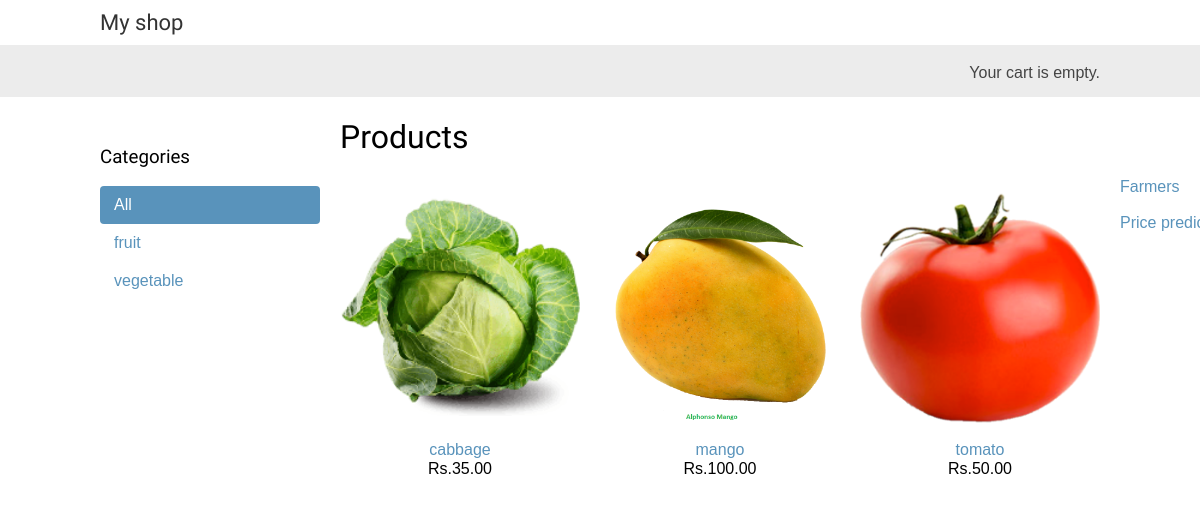
Before: / with the older database file.
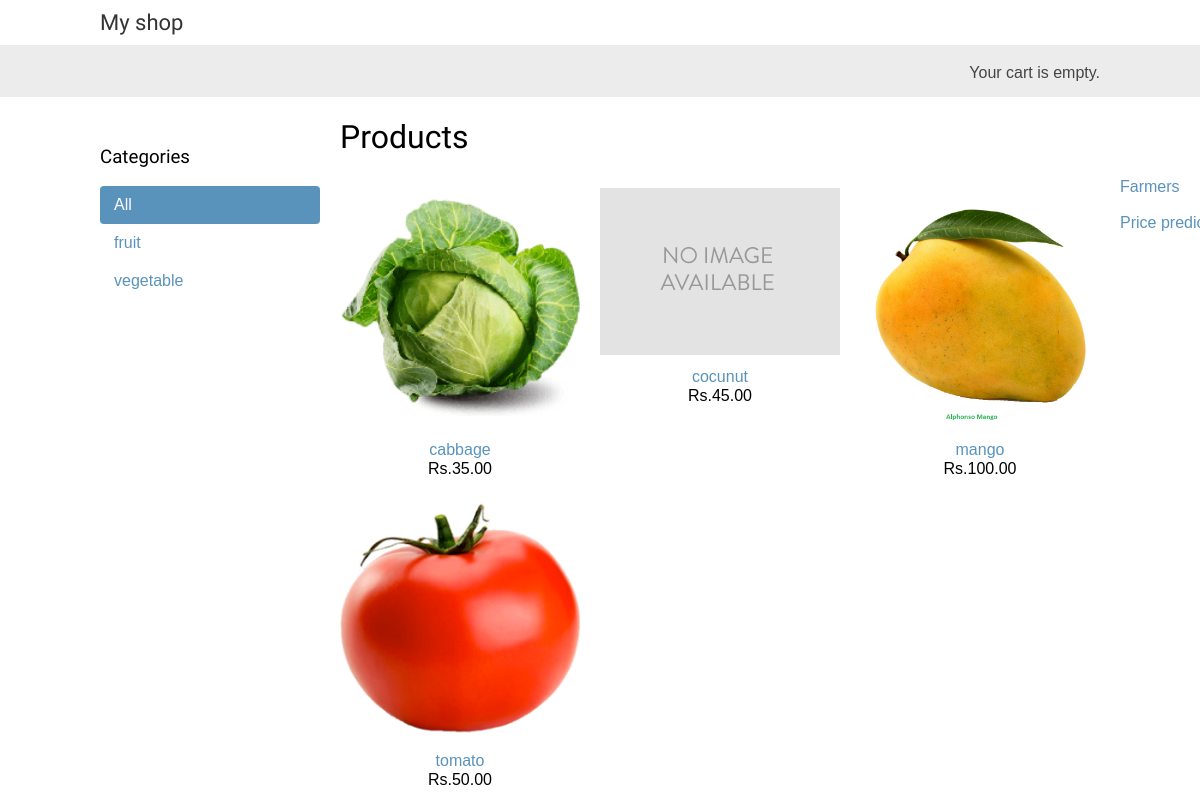
After: the same page with the newer database file.
### shop/models.py (models this page shows, shortened)
class Category(models.Model):
    name = models.CharField(max_length=200,
                            db_index=True)
    slug = models.SlugField(max_length=200,
                            unique=True)
    class Meta:
        ordering = ('name',)
        verbose_name = 'category'
        verbose_name_plural = 'categories'
    def get_absolute_url(self):
            return reverse('shop:product_list_by_category',
                           args=[self.slug])

class Product(models.Model):
    category = models.ForeignKey(Category,
                                 related_name='products',
                                 on_delete=models.CASCADE)
    name = models.CharField(max_length=200, db_index=True)
    slug = models.SlugField(max_length=200, db_index=True)
    image = models.ImageField(upload_to='products/%Y/%m/%d',
                              blank=True)
    description = models.TextField(blank=True)
    price = models.DecimalField(max_digits=10, decimal_places=2)
    available = models.BooleanField(default=True)
    created = models.DateTimeField(auto_now_add=True)
    updated = models.DateTimeField(auto_now=True)
    class Meta:
        ordering = ('name',)
        index_together = (('id', 'slug'),)
    def get_absolute_url(self):
            return reverse('shop:product_detail',
                           args=[self.id, self.slug])

### shop/views.py (the view)
# urls.py: path('', views.product_list, name='product_list'),
def product_list(request, category_slug=None):
    category = None
    categories = Category.objects.all()
    products = Product.objects.filter(available=True)
    if category_slug:
        category = get_object_or_404(Category, slug=category_slug)
        products = products.filter(category=category)
    return render(request,
                  'shop/product/list.html',
                  {'category': category,
                   'categories': categories,
                   'products': products})

### cart/cart.py (called while the page is built)
    def __len__(self):
        return sum(item['quantity'] for item in self.cart.values())

### cart/context_processors.py (called while the page is built)
def cart(request):
    return {'cart': Cart(request)}

### shop/templates/shop/product/list.html (shortened to what this page needs)
{% extends "shop/base.html" %}
{% load static %}
{% block content %}
  <div id="sidebar">
    <h3>Categories</h3>
    <ul>
      <li {% if not category %}class="selected"{% endif %}>
        <a href="{% url "shop:product_list" %}">All</a>
      </li>
      {% for c in categories %}
        <li {% if category.slug == c.slug %}class="selected"{% endif %}>
          <a href="{{ c.get_absolute_url }}">{{ c.name }}</a>
        </li>
      {% endfor %}
    </ul>
  </div>
  <div id="main" class="product-list">
    <h1>{% if category %}{{ category.name }}{% else %}Products{% endif %}</h1>
    {% for product in products %}
      <div class="item">
        <a href="{{ product.get_absolute_url }}">
          <img src="{% if product.image %}{{ product.image.url }}{% else %}{% static "img/no_image.png" %}{% endif %}">
        </a>
        <a href="{{ product.get_absolute_url }}">{{ product.name }}</a><br>
        Rs.{{ product.price }}
      </div>
    {% endfor %}
   <a href> Farmers </a><br/><br/>
   <a href> Price prediction </a>
  </div>
{% endblock %}

### shop/templates/shop/base.html (shortened to what this page needs)
{% load static %}
<!DOCTYPE html>
<html>
<head>
  <link href="{% static "css/base.css" %}" rel="stylesheet">
</head>
<body>
  <div id="header">
    <a href="/" class="logo">My shop</a>
  </div>
  <div id="subheader">
    <div class="cart">
      {% with total_items=cart|length %}
          {% if cart|length > 0 %}
            Your cart:
            <a href="{% url "cart:cart_detail" %}">
              {{ total_items }} item{{ total_items|pluralize }},
              Rs.{{ cart.get_total_price }}
            </a>
          {% else %}
            Your cart is empty.
          {% endif %}
        {% endwith %}
    </div>
  </div>
  <div id="content">
    {% block content %}
    {% endblock %}
  </div>
</body>
</html>

### shop/static/css/base.css (style rules this page uses)
body { margin:0; padding:0; font-family:helvetica, sans-serif; }
h1, h2, h3, h4, h5 , h6 { font-family: 'Ubuntu', sans-serif; font-weight:normal; }
a { text-decoration:none; color:#5993bb; }
#header { padding:10px 100px; font-size:18px; overflow:auto; }
#subheader { background:#ececec; color:#444; padding:15px 100px; overflow:auto; }
#header .logo { font-family: 'Ubuntu', sans-serif; float:left; color:#333; font-size:22px; margin-right:10%; }
#subheader .cart { float:right; padding-top:4px; }
#content { padding:0 100px; overflow:hidden; }
#sidebar { width:220px; padding:30px 20px 0 0; float:left; }
#sidebar ul { margin:0; padding:0; }
#sidebar ul li { margin:0; list-style:none; padding:10px 14px; }
#sidebar ul li a { display:block; }
#sidebar ul li.selected { background:#5993bb; border-radius:4px; }
#sidebar ul li.selected a { color:#fff; }
#main { float:left; width: 96%; margin-right:-220px; overflow:hidden; }
.product-list .item { width:25%; padding:10px 20px 10px 0; float:left; text-align:center; line-height:1.2; }
.product-list .item img { width:100%; margin-bottom:8px; }

Changed rows visible on the page:
added Product: name "cocunut", price "45.00"
